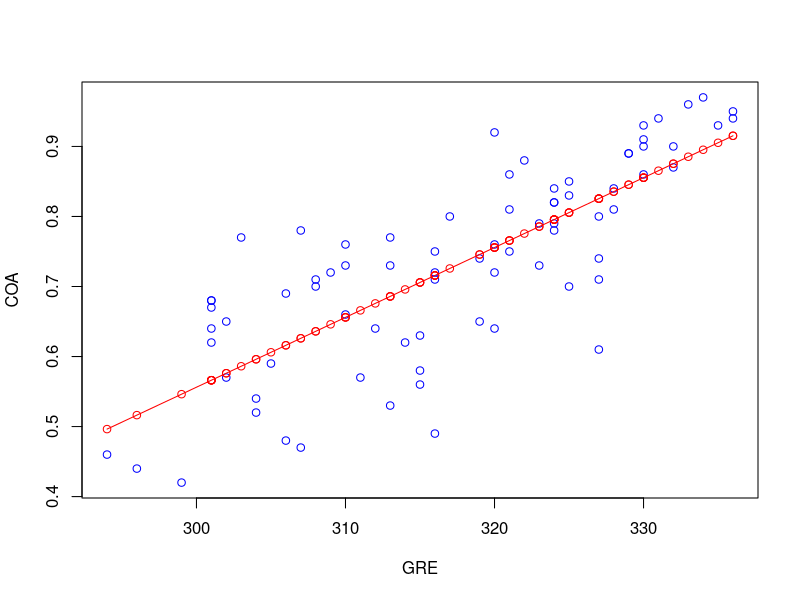

Generate this figure with R:
# Importing Dataset
dataset = read.csv("Admission_Predict.csv")

# Slicing Data
gre = dataset [,2]
coa = dataset [,9]

# Dataset for SLR
data = data.frame(gre, coa)

# Importing Data Splitting library
library(caTools)

# Generating Random Numbers
set.seed(42)

# Data Splitting
split = sample.split(data$coa, SplitRatio = 0.8)

# Training data
training_set = subset(data, split==TRUE)
View(training_set)

# Testing data
testing_set = subset(data, split==FALSE)
View(testing_set)

# Applying Regression
regressor = lm(formula = coa~gre, data = training_set)

# Prediction
y_pred = predict(regressor, newdata = testing_set)
View(y_pred)



# Visualization
plot(testing_set$gre, testing_set$coa, type = 'p', 
     col = 'blue', xlab = 'GRE', ylab = 'COA')

lines(testing_set$gre, y_pred, type = 'o', col = 'red')
